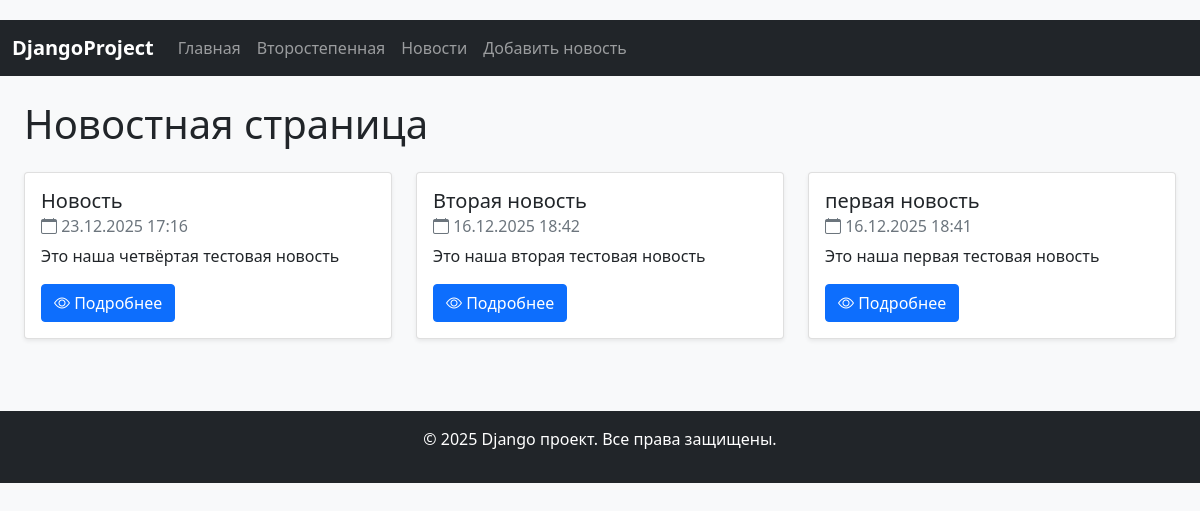
Page /news/ on the committed database.
### news/models.py (models this page shows, shortened)
class News_post(models.Model):
    title = models.CharField('Название новости', max_length=50)
    short_description = models.CharField('Краткое описание новости', max_length=200)
    text = models.TextField('Новость')
    pub_date = models.DateTimeField('Дата публикации')
    class Meta:
        verbose_name = 'Новость'
        verbose_name_plural = 'Новости'

### news/views.py (the view)
# urls.py: path('', views.home, name='home'),
def home(request):
    news = News_post.objects.all().order_by('-pub_date')  # сортируем по дате (новые сверху)
    return render(request, 'news/news.html', {'news': news})

### news/templates/news/news.html (shortened to what this page needs)
{% extends 'main/layoute.html' %}
{% block content %}
<div class="container mt-4">
    <h1 class="mb-4">Новостная страница</h1>
    {% if news %}
        <div class="row">
            {% for new in news %}
                <div class="col-md-6 col-lg-4 mb-4">
                    <div class="card h-100 shadow-sm">
                        <div class="card-body">
                            <h5 class="card-title">{{ new.title }}</h5>
                            <h6 class="card-subtitle mb-2 text-muted">
                                <i class="bi bi-calendar"></i> {{ new.pub_date|date:"d.m.Y H:i" }}
                            </h6>
                            <p class="card-text">{{ new.short_description|truncatechars:100 }}</p>
                            <a href="{% url 'news_detail' new.id %}" class="btn btn-primary">
                                <i class="bi bi-eye"></i> Подробнее
                            </a>
                        </div>
                    </div>
                </div>
            {% endfor %}
        </div>
    {% endif %}
</div>
{% endblock %}

### main/templates/main/layoute.html (shortened to what this page needs)
<!DOCTYPE html>
<html lang="ru">
<head>
    <link href="https://cdn.jsdelivr.net/npm/bootstrap@5.1.3/dist/css/bootstrap.min.css" rel="stylesheet">
    <link rel="stylesheet" href="https://cdn.jsdelivr.net/npm/bootstrap-icons@1.8.1/font/bootstrap-icons.css">
</head>
<body>
    <nav class="navbar navbar-expand-lg navbar-dark bg-dark mb-4">
        <div class="container">
            <a class="navbar-brand" href="{% url 'home' %}">DjangoProject</a>
            <div class="collapse navbar-collapse" id="navbarNav">
                <ul class="navbar-nav me-auto">
                    <li class="nav-item">
                        <a class="nav-link" href="{% url 'home' %}">Главная</a>
                    </li>
                    <li class="nav-item">
                        <a class="nav-link" href="{% url 'page2' %}">Второстепенная</a>
                    </li>
                    <li class="nav-item">
                        <a class="nav-link" href="{% url 'news_home' %}">Новости</a>
                    </li>
                    <li class="nav-item">
                        <a class="nav-link" href="{% url 'add_news' %}">Добавить новость</a>
                    </li>
                </ul>
            </div>
        </div>
    </nav>
    <div class="container">
        {% block content %}{% endblock %}
    </div>
    <footer class="mt-5 py-3 bg-dark text-white">
        <div class="container text-center">
            <p>&copy; 2025 Django проект. Все права защищены.</p>
        </div>
    </footer>
</body>
</html>

### main/templates/main/layoute.html (style rules this page uses)
body { padding-top: 20px; background-color: #f8f9fa; }
.navbar-brand { font-weight: bold; }
.container { max-width: 1200px; }

### rows in the picture
News_post: title "Новость", pub_date "23.12.2025 17:16", short_description "Это наша четвёртая тестовая новость"
News_post: title "Вторая новость", pub_date "16.12.2025 18:42", short_description "Это наша вторая тестовая новость"
News_post: title "первая новость", pub_date "16.12.2025 18:41", short_description "Это наша первая тестовая новость"
